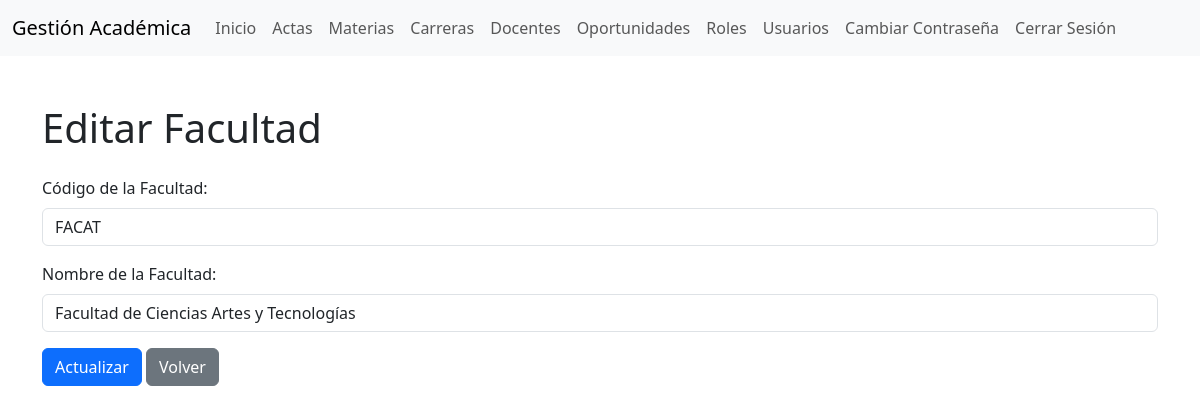
Page /facultades/editar.php?id=3 (signed in) on the committed database.
### tables this page shows
CREATE TABLE `facultades` (
  `id` int(11) NOT NULL,
  `created_date_time` datetime(6) DEFAULT NULL,
  `updated_date_time` datetime(6) DEFAULT NULL,
  `facu_code` varchar(8) NOT NULL,
  `facu_name` varchar(50) NOT NULL
);

### classes/Facultades.php (called while the page is built, shortened)
<?php
class Facultades {
    private $conn;
    private $table = 'facultades';
    public function __construct($db) {
        $this->conn = $db;
    }
    public function obtenerFacultadPorId($id) {
        $query = "SELECT * FROM " . $this->table . " WHERE id = ?";
        $stmt = $this->conn->prepare($query);
        $stmt->bind_param("i", $id);
        $stmt->execute();
        $result = $stmt->get_result();
        return $result->fetch_assoc();
    }
}
?>

### public/facultades/editar.php (the view, shortened to what this page needs)
<?php
require_once '../../classes/Facultades.php';
$database = new Database();
$db = $database->connect();
$facultades = new Facultades($db);
if ($_SERVER['REQUEST_METHOD'] == 'POST') {
    $id = $_POST['id'];
    $facu_code = $_POST['facu_code'];
    $facu_name = $_POST['facu_name'];
    $facultades->actualizarFacultad($id, $facu_code, $facu_name);
    header('Location: index.php');
} else {
    $id = $_GET['id'];
    $facultad = $facultades->obtenerFacultadPorId($id);
}
?>
<!DOCTYPE html>
<html lang="es">
<head>
    <link href="https://cdn.jsdelivr.net/npm/bootstrap@5.3.0/dist/css/bootstrap.min.css" rel="stylesheet">
</head>
<body>
     <?php include '../includes/navbar.php'; ?>
<div class="container mt-5">
    <h1 class="mb-4">Editar Facultad</h1>
    <form action="editar.php" method="post">
        <div class="mb-3">
            <label for="facu_code" class="form-label">Código de la Facultad:</label>
            <input type="text" name="facu_code" id="facu_code" class="form-control" value="<?php echo $facultad['facu_code']; ?>" required>
        </div>
        <div class="mb-3">
            <label for="facu_name" class="form-label">Nombre de la Facultad:</label>
            <input type="text" name="facu_name" id="facu_name" class="form-control" value="<?php echo $facultad['facu_name']; ?>" required>
        </div>
        <button type="submit" class="btn btn-primary">Actualizar</button>
        <a href="index.php" class="btn btn-secondary">Volver</a>
    </form>
</div>
</body>
</html>

### rows in the picture
facultades: facu_code "FACAT", facu_name "Facultad de Ciencias Artes y Tecnologías"
